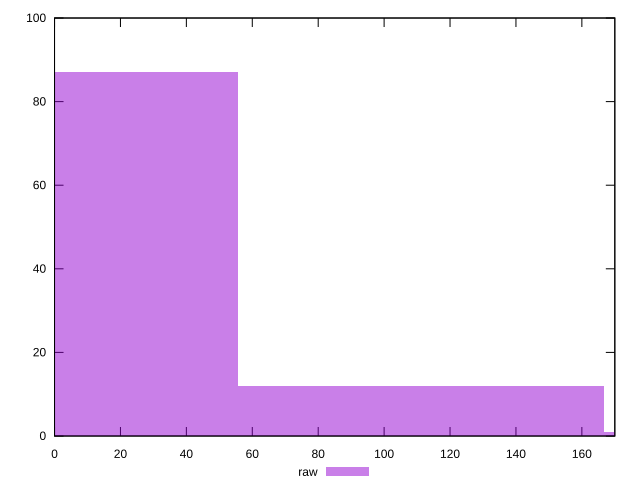

The script that saved this image:
reset

$raw <<EOF
0 87
222.2394105419374 1
111.1197052709687 12
EOF

set key outside below
set boxwidth 111.1197052709687
set xrange [0:170]
set yrange [0:100]
set trange [0:100]
set style fill transparent solid 0.5 noborder
set terminal svg size 640, 490 enhanced background rgb 'white'
set output "reports/report_00028_2021-02-24T12-49-42.674Z/unused-css-rules/samples/music/raw/histogram.svg"

plot $raw title "raw" with boxes

reset
